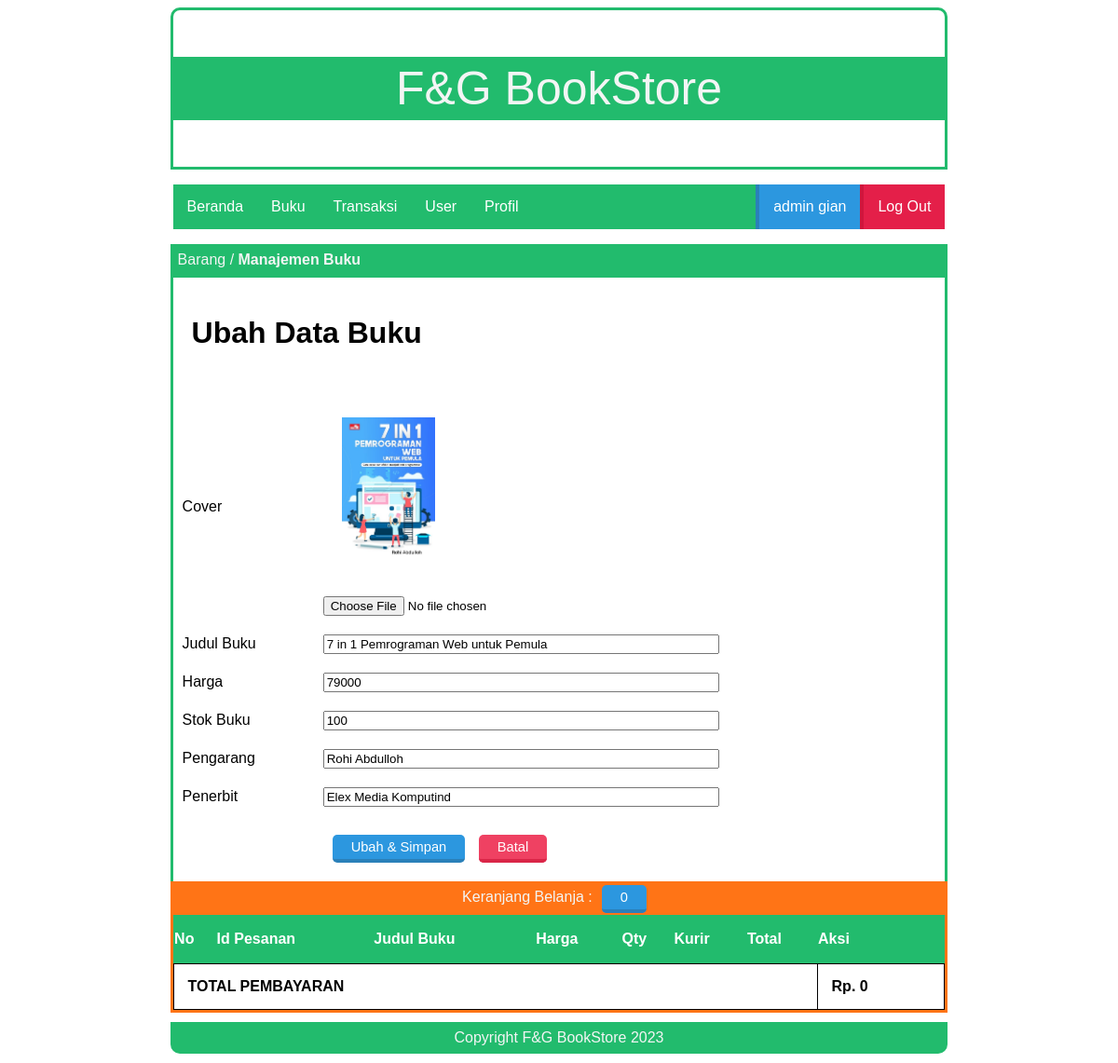
Page /index.php?page=edit_barang&id=18 (signed in) on the committed database.
### tables this page shows
CREATE TABLE `tbl_buku` (
  `id_buku` int(100) NOT NULL,
  `judul` varchar(100) NOT NULL,
  `harga` int(20) NOT NULL,
  `pengarang` varchar(30) NOT NULL,
  `penerbit` varchar(20) NOT NULL,
  `stok` int(5) NOT NULL,
  `created` date NOT NULL,
  `nama_image` varchar(50) NOT NULL,
  `type_image` varchar(50) NOT NULL,
  `size_image` bigint(20) NOT NULL
);

### page/admin/barang/edit_barang.php (the view, shortened to what this page needs)
<div class="box-title">
    <p>Barang / <b>Manajemen Buku</b></p>
</div>
<div id="box">
<?php
  include "lib/koneksi.php";
    $id = $_GET['id'];
    $result = $conn->prepare("SELECT * FROM tbl_buku WHERE id_buku =:id");
    $result->bindparam(':id', $id);
    $result->execute();
    $row=$result->fetch(PDO::FETCH_OBJ);
 ?>
<h1>Ubah Data Buku</h1>
<form name="edit" method="post" action="?page=edit_barangpro" enctype="multipart/form-data">
  <table class="article">
    <tr>
      <td>Cover</td>
      <td>
        <img src="img/buku/<?php echo $row->nama_image ?>" width="100"><br><br>
        <input type="file" name="gambar">
      </td>
    </tr>
    <tr>
      <td>Judul Buku</td>
      <td>
        <input type="text" name="judul" size="50" value="<?php echo $row->judul ?>" required>
      </td>
    </tr>
    <tr>
      <td>Harga</td>
      <td>
        <input type="text" name="harga" size="50" value="<?php echo $row->harga ?>" required>
      </td>
    </tr>
    <tr>
      <td>Stok Buku</td>
      <td>
        <input type="text" name="stok" size="50" value="<?php echo $row->stok ?>" required>
      </td>
    </tr>
    <tr>
      <td>Pengarang</td>
      <td>
        <input type="text" name="pengarang" size="50" value="<?php echo $row->pengarang ?>" required>
      </td>
    </tr>
    <tr>
      <td>Penerbit</td>
      <td>
        <input type="text" name="penerbit" size="50" value="<?php echo $row->penerbit ?>" required>
      </td>
    </tr>
    <tr>
      <td></td>
      <td>
        <input class="tombol-biru" type="submit" name="edit" value="Ubah & Simpan">
        <a class="tombol-merah" href="?page=barang">Batal</a>
      </td>
    </tr>
  </table>
</form>
</div>

### style.css (style rules this page uses)
.box-title { background: #22bb6d; width: 70%; height: 30px; margin: auto; border: 3px solid #22bb6d; }
.box-title p { color: #f3f5f4; margin: 5px 5px; font-family: sans-serif; }
#box { border-bottom: 0px; border-left: 3px solid #22bb6d; border-right: 3px solid #22bb6d; width: 70%; margin: auto; min-height: 200px; overflow: hidden; }
table.article { border-collapse: collapse; border: 0px; width: 100%; }
.article td { border: 0px; padding: 10px; }
#box p,h1,h2,table,tr,td,img { font-family: sans-serif; padding: 20px; text-align: justify; }
.tombol-biru { background:#2C97DF; color:white; border-top:0; border-left:0; border-right:0; border-bottom:4px solid #2A80B9; border-radius: 5px; padding:5px 20px; text-decoration:none; font-family:sans-serif; font-size:11pt; margin:10px; }
.tombol-merah { background:#ef4162; color:white; border-top:0; border-left:0; border-right:0; border-bottom:4px solid #da2648; border-radius: 5px; padding:5px 20px; text-decoration:none; font-family:sans-serif; font-size:11pt; }

### rows in the picture
tbl_buku: nama_image (picture), judul "7 in 1 Pemrograman Web untuk Pemula", harga "79000", stok "100", pengarang "Rohi Abdulloh", penerbit "Elex Media Komputind"

### other values in the picture
$title "admin"
$user "gian"
$count "0"
$jumlah "0"
